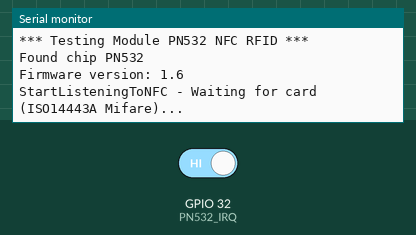
A program run on a simulated ESP32. Shown: the last lines printed to the serial monitor. Inputs (shaded band) come from the test bench; at power-on: GPIO 32 (PN532_IRQ) HIGH.

Above: at 1.2 s.
1.3 s: GPIO 32 (PN532_IRQ) driven LOW
At 1.7 s:
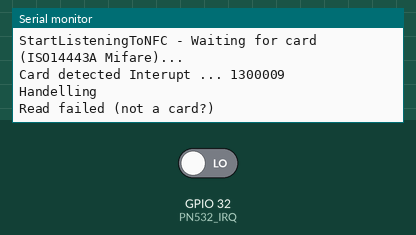
At 3.7 s:
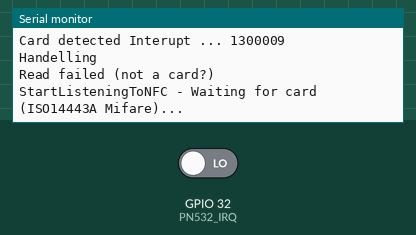

The program:

main.cpp
```cpp
#include <Wire.h>
#include <SPI.h>
#include <Adafruit_PN532.h>

// If using the breakout with SPI, define the pins for SPI communication.
#define PN532_SCK  (18)
#define PN532_MOSI (23)
#define PN532_SS   (45)
#define PN532_MISO (19)

// If using the breakout or shield with I2C, define just the pins connected
// to the IRQ and reset lines.  Use the values below (2, 3) for the shield!
#define PN532_IRQ   (32)
#define PN532_RESET (4)  // Not connected by default on the NFC Shield

// Uncomment just _one_ line below depending on how your breakout or shield
// is connected to the Arduino:

// Use this line for a breakout with a SPI connection:
// Adafruit_PN532 nfc(PN532_SCK, PN532_MISO, PN532_MOSI, PN532_SS);

// Use this line for a breakout with a hardware SPI connection.  Note that
// the PN532 SCK, MOSI, and MISO pins need to be connected to the Arduino's
// hardware SPI SCK, MOSI, and MISO pins.  On an Arduino Uno these are
// SCK = 13, MOSI = 11, MISO = 12.  The SS line can be any digital IO pin.
// Adafruit_PN532 nfc(PN532_SS);

// Or use this line for a breakout or shield with an I2C connection:
Adafruit_PN532 nfc(PN532_IRQ, PN532_RESET);

const int DELAY_BETWEEN_CARDS = 1000;//500 caused issue
long timeLastCardRead = 0;
volatile bool connected = false;
boolean readerDisabled = false;
volatile bool cardReadWaiting = false;


void handleCardDetected() {

  bool success;

  Serial.println("Handelling");

  // Buffer to store the UID
  uint8_t uid[] = { 0, 0, 0, 0, 0, 0, 0 };
  // UID size (4 or 7 bytes depending on card type)
  uint8_t uidLength;

    // read the NFC tag's info
    success = nfc.readDetectedPassiveTargetID(uid, &uidLength);

    Serial.println(success ? "Read successful" : "Read failed (not a card?)");

  // If the card is detected, print the UID
  if (success) {
    Serial.print("Size of UID: "); Serial.print(uidLength, DEC);
    Serial.println(" bytes");
    Serial.print("UID: ");
    for (uint8_t i = 0; i < uidLength; i++)
    {
      Serial.print(" 0x"); Serial.print(uid[i], HEX);
    }
    Serial.println("\n\n");

    delay(1000);
    }

    // The reader will be enabled again after DELAY_BETWEEN_CARDS ms will pass.
    readerDisabled = true;
    cardReadWaiting = false;
    timeLastCardRead = millis();
}

void IRAM_ATTR detectsNFCCard() {
  Serial.printf("\nCard detected Interupt ... %lu\n", micros() );
  detachInterrupt(PN532_IRQ);
  cardReadWaiting = true;
}

void startListeningToNFC() {
  Serial.println("StartListeningToNFC - Waiting for card (ISO14443A Mifare)...");

  //Enable interrupt after starting NFC
  nfc.startPassiveTargetIDDetection(PN532_MIFARE_ISO14443A);
  attachInterrupt(PN532_IRQ, detectsNFCCard, FALLING);
}

bool nfcConnect() {

  nfc.begin();

  // Connected, show version
  uint32_t versiondata = nfc.getFirmwareVersion();
  if (! versiondata) {
    Serial.println("\nDidn't find PN53x board !!!\n");
    return false;
  }

  //port
  Serial.print("Found chip PN5"); Serial.println((versiondata >> 24) & 0xFF, HEX);
  Serial.print("Firmware version: "); Serial.print((versiondata >> 16) & 0xFF, DEC);
  Serial.print('.'); Serial.println((versiondata >> 8) & 0xFF, DEC);

  // configure board to read RFID tags
  nfc.SAMConfig();

  startListeningToNFC();
  return true;
}


void setup(void) {
  pinMode(PN532_IRQ, INPUT_PULLUP);

  Serial.begin(115200);
  Serial.println("\n*** Testing Module PN532 NFC RFID ***\n");

  nfcConnect();
}


void loop() {

  //check if there is NFC Card Detected.
  if (cardReadWaiting) {
    handleCardDetected();
  } else if (readerDisabled) {
    if (millis() - timeLastCardRead > DELAY_BETWEEN_CARDS) {
      readerDisabled = false;
      startListeningToNFC();
    }
  }
}
```

Measured:
- after the input at 1.3 s, the serial monitor: prints a new line at once (image 1)
